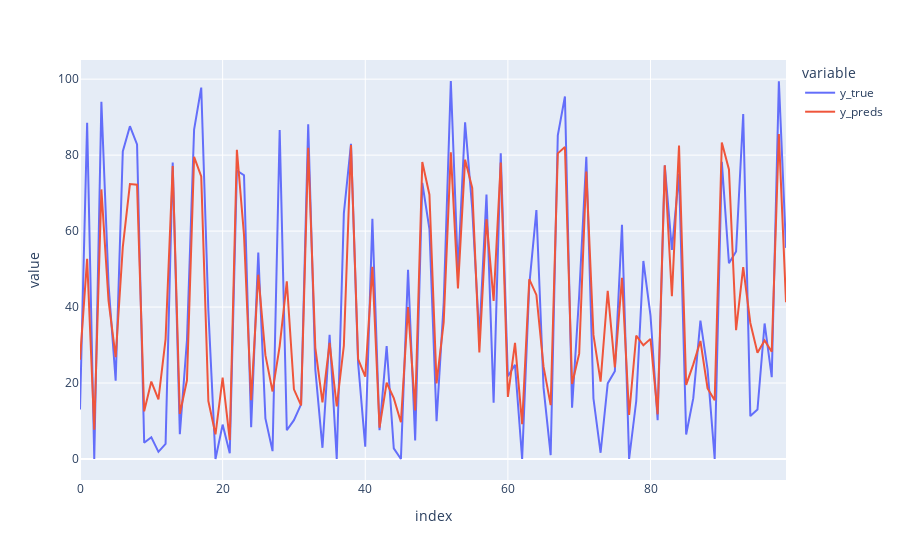

Write notebook code for a chart like this one.
### Code cell
import plotly.express as px

df = pd.DataFrame({"y_true": y_true, "y_preds": y_preds}).head(100)
fig = px.line(df, y=["y_true", "y_preds"], title="")
fig.show()
